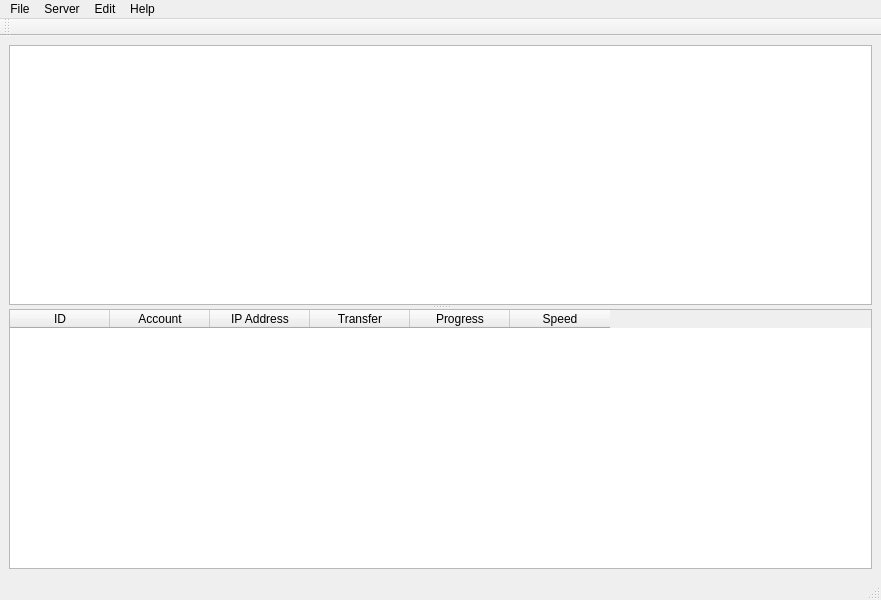
<?xml version="1.0" encoding="UTF-8"?>
<ui version="4.0">
 <class>MainWindow</class>
 <widget class="QMainWindow" name="MainWindow">
  <property name="geometry">
   <rect>
    <x>0</x>
    <y>0</y>
    <width>881</width>
    <height>600</height>
   </rect>
  </property>
  <property name="windowTitle">
   <string>MainWindow</string>
  </property>
  <widget class="QWidget" name="centralwidget">
   <layout class="QVBoxLayout" name="verticalLayout">
    <item>
     <widget class="QSplitter" name="splitter">
      <property name="orientation">
       <enum>Qt::Vertical</enum>
      </property>
      <widget class="QTextEdit" name="eventLogEdit">
       <property name="readOnly">
        <bool>true</bool>
       </property>
      </widget>
      <widget class="QTableWidget" name="ConnectionsTableWidget">
       <column>
        <property name="text">
         <string>ID</string>
        </property>
       </column>
       <column>
        <property name="text">
         <string>Account</string>
        </property>
       </column>
       <column>
        <property name="text">
         <string>IP Address</string>
        </property>
       </column>
       <column>
        <property name="text">
         <string>Transfer</string>
        </property>
       </column>
       <column>
        <property name="text">
         <string>Progress</string>
        </property>
       </column>
       <column>
        <property name="text">
         <string>Speed</string>
        </property>
       </column>
      </widget>
     </widget>
    </item>
   </layout>
  </widget>
  <widget class="QMenuBar" name="menubar">
   <property name="geometry">
    <rect>
     <x>0</x>
     <y>0</y>
     <width>881</width>
     <height>21</height>
    </rect>
   </property>
   <widget class="QMenu" name="menuFile">
    <property name="title">
     <string>File</string>
    </property>
   </widget>
   <widget class="QMenu" name="menuServer">
    <property name="title">
     <string>Server</string>
    </property>
   </widget>
   <widget class="QMenu" name="menuEdit">
    <property name="title">
     <string>Edit</string>
    </property>
   </widget>
   <widget class="QMenu" name="menuHelp">
    <property name="title">
     <string>Help</string>
    </property>
   </widget>
   <addaction name="menuFile"/>
   <addaction name="menuServer"/>
   <addaction name="menuEdit"/>
   <addaction name="menuHelp"/>
  </widget>
  <widget class="QStatusBar" name="statusbar"/>
  <widget class="QToolBar" name="toolBar">
   <property name="windowTitle">
    <string>toolBar</string>
   </property>
   <attribute name="toolBarArea">
    <enum>TopToolBarArea</enum>
   </attribute>
   <attribute name="toolBarBreak">
    <bool>false</bool>
   </attribute>
  </widget>
 </widget>
 <resources/>
 <connections/>
</ui>
